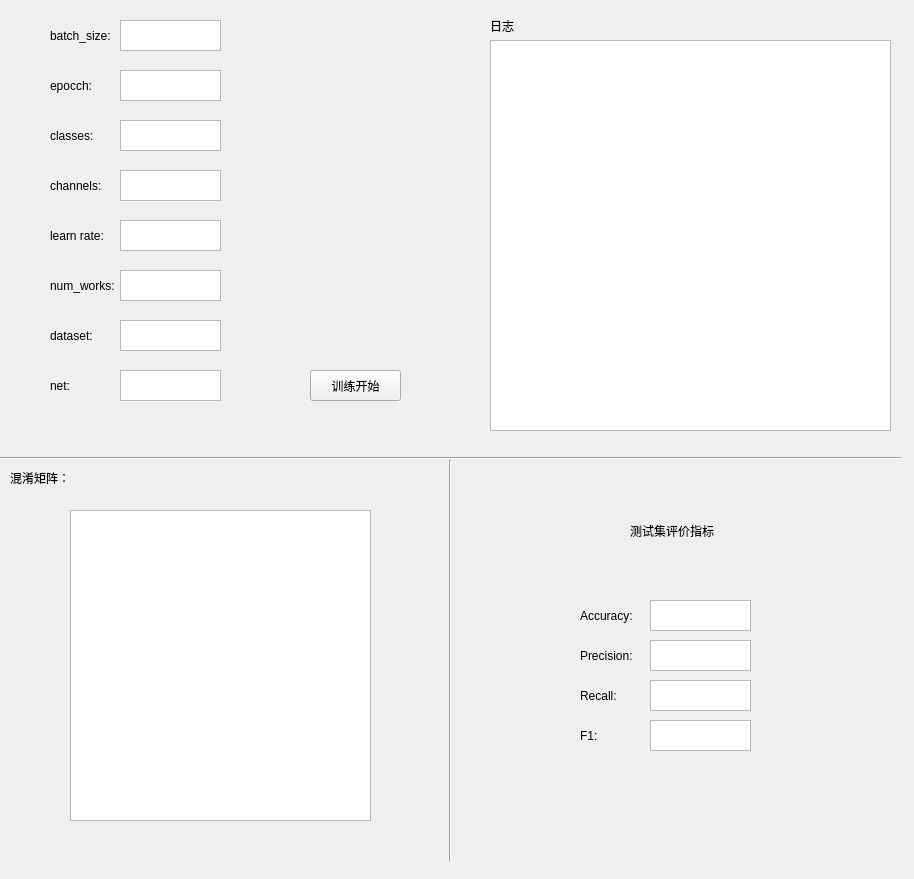
<?xml version="1.0" encoding="UTF-8"?>
<ui version="4.0">
 <class>trainModelfenlei</class>
 <widget class="QWidget" name="trainModelfenlei">
  <property name="geometry">
   <rect>
    <x>0</x>
    <y>0</y>
    <width>914</width>
    <height>879</height>
   </rect>
  </property>
  <property name="windowTitle">
   <string>Form</string>
  </property>
  <widget class="QLabel" name="label">
   <property name="geometry">
    <rect>
     <x>50</x>
     <y>20</y>
     <width>71</width>
     <height>31</height>
    </rect>
   </property>
   <property name="text">
    <string>batch_size:</string>
   </property>
  </widget>
  <widget class="QTextEdit" name="textEdit">
   <property name="geometry">
    <rect>
     <x>120</x>
     <y>20</y>
     <width>101</width>
     <height>31</height>
    </rect>
   </property>
  </widget>
  <widget class="QLabel" name="label_2">
   <property name="geometry">
    <rect>
     <x>50</x>
     <y>70</y>
     <width>71</width>
     <height>31</height>
    </rect>
   </property>
   <property name="text">
    <string>epocch:</string>
   </property>
  </widget>
  <widget class="QTextEdit" name="textEdit_2">
   <property name="geometry">
    <rect>
     <x>120</x>
     <y>70</y>
     <width>101</width>
     <height>31</height>
    </rect>
   </property>
  </widget>
  <widget class="QLabel" name="label_3">
   <property name="geometry">
    <rect>
     <x>50</x>
     <y>120</y>
     <width>71</width>
     <height>31</height>
    </rect>
   </property>
   <property name="text">
    <string>classes:</string>
   </property>
  </widget>
  <widget class="QTextEdit" name="textEdit_3">
   <property name="geometry">
    <rect>
     <x>120</x>
     <y>120</y>
     <width>101</width>
     <height>31</height>
    </rect>
   </property>
  </widget>
  <widget class="QLabel" name="label_4">
   <property name="geometry">
    <rect>
     <x>50</x>
     <y>170</y>
     <width>71</width>
     <height>31</height>
    </rect>
   </property>
   <property name="text">
    <string>channels:</string>
   </property>
  </widget>
  <widget class="QTextEdit" name="textEdit_4">
   <property name="geometry">
    <rect>
     <x>120</x>
     <y>170</y>
     <width>101</width>
     <height>31</height>
    </rect>
   </property>
  </widget>
  <widget class="QLabel" name="label_5">
   <property name="geometry">
    <rect>
     <x>50</x>
     <y>220</y>
     <width>71</width>
     <height>31</height>
    </rect>
   </property>
   <property name="text">
    <string>learn rate:</string>
   </property>
  </widget>
  <widget class="QTextEdit" name="textEdit_5">
   <property name="geometry">
    <rect>
     <x>120</x>
     <y>220</y>
     <width>101</width>
     <height>31</height>
    </rect>
   </property>
  </widget>
  <widget class="QLabel" name="label_6">
   <property name="geometry">
    <rect>
     <x>50</x>
     <y>270</y>
     <width>71</width>
     <height>31</height>
    </rect>
   </property>
   <property name="text">
    <string>num_works:</string>
   </property>
  </widget>
  <widget class="QTextEdit" name="textEdit_6">
   <property name="geometry">
    <rect>
     <x>120</x>
     <y>270</y>
     <width>101</width>
     <height>31</height>
    </rect>
   </property>
  </widget>
  <widget class="QLabel" name="label_7">
   <property name="geometry">
    <rect>
     <x>50</x>
     <y>320</y>
     <width>71</width>
     <height>31</height>
    </rect>
   </property>
   <property name="text">
    <string>dataset:</string>
   </property>
  </widget>
  <widget class="QTextEdit" name="textEdit_7">
   <property name="geometry">
    <rect>
     <x>120</x>
     <y>320</y>
     <width>101</width>
     <height>31</height>
    </rect>
   </property>
  </widget>
  <widget class="QLabel" name="label_8">
   <property name="geometry">
    <rect>
     <x>50</x>
     <y>370</y>
     <width>71</width>
     <height>31</height>
    </rect>
   </property>
   <property name="text">
    <string>net:</string>
   </property>
  </widget>
  <widget class="QTextEdit" name="textEdit_8">
   <property name="geometry">
    <rect>
     <x>120</x>
     <y>370</y>
     <width>101</width>
     <height>31</height>
    </rect>
   </property>
  </widget>
  <widget class="QTextEdit" name="textEdit_10">
   <property name="geometry">
    <rect>
     <x>490</x>
     <y>40</y>
     <width>401</width>
     <height>391</height>
    </rect>
   </property>
  </widget>
  <widget class="Line" name="line">
   <property name="geometry">
    <rect>
     <x>0</x>
     <y>450</y>
     <width>901</width>
     <height>16</height>
    </rect>
   </property>
   <property name="orientation">
    <enum>Qt::Horizontal</enum>
   </property>
  </widget>
  <widget class="Line" name="line_2">
   <property name="geometry">
    <rect>
     <x>440</x>
     <y>460</y>
     <width>20</width>
     <height>401</height>
    </rect>
   </property>
   <property name="orientation">
    <enum>Qt::Vertical</enum>
   </property>
  </widget>
  <widget class="QLabel" name="label_10">
   <property name="geometry">
    <rect>
     <x>580</x>
     <y>640</y>
     <width>71</width>
     <height>31</height>
    </rect>
   </property>
   <property name="text">
    <string>Precision:</string>
   </property>
  </widget>
  <widget class="QTextEdit" name="textEdit_11">
   <property name="geometry">
    <rect>
     <x>650</x>
     <y>640</y>
     <width>101</width>
     <height>31</height>
    </rect>
   </property>
  </widget>
  <widget class="QLabel" name="label_11">
   <property name="geometry">
    <rect>
     <x>580</x>
     <y>600</y>
     <width>71</width>
     <height>31</height>
    </rect>
   </property>
   <property name="text">
    <string>Accuracy:</string>
   </property>
  </widget>
  <widget class="QTextEdit" name="textEdit_12">
   <property name="geometry">
    <rect>
     <x>650</x>
     <y>600</y>
     <width>101</width>
     <height>31</height>
    </rect>
   </property>
  </widget>
  <widget class="QLabel" name="label_12">
   <property name="geometry">
    <rect>
     <x>580</x>
     <y>680</y>
     <width>71</width>
     <height>31</height>
    </rect>
   </property>
   <property name="text">
    <string>Recall:</string>
   </property>
  </widget>
  <widget class="QTextEdit" name="textEdit_13">
   <property name="geometry">
    <rect>
     <x>650</x>
     <y>680</y>
     <width>101</width>
     <height>31</height>
    </rect>
   </property>
  </widget>
  <widget class="QLabel" name="label_13">
   <property name="geometry">
    <rect>
     <x>580</x>
     <y>720</y>
     <width>71</width>
     <height>31</height>
    </rect>
   </property>
   <property name="text">
    <string>F1:</string>
   </property>
  </widget>
  <widget class="QTextEdit" name="textEdit_14">
   <property name="geometry">
    <rect>
     <x>650</x>
     <y>720</y>
     <width>101</width>
     <height>31</height>
    </rect>
   </property>
  </widget>
  <widget class="QLabel" name="label_16">
   <property name="geometry">
    <rect>
     <x>70</x>
     <y>510</y>
     <width>301</width>
     <height>311</height>
    </rect>
   </property>
   <property name="text">
    <string/>
   </property>
  </widget>
  <widget class="QPushButton" name="pushButton">
   <property name="geometry">
    <rect>
     <x>310</x>
     <y>370</y>
     <width>91</width>
     <height>31</height>
    </rect>
   </property>
   <property name="text">
    <string>训练开始</string>
   </property>
  </widget>
  <widget class="QLabel" name="label_27">
   <property name="geometry">
    <rect>
     <x>630</x>
     <y>520</y>
     <width>121</width>
     <height>21</height>
    </rect>
   </property>
   <property name="text">
    <string>测试集评价指标</string>
   </property>
  </widget>
  <widget class="QLabel" name="label_28">
   <property name="geometry">
    <rect>
     <x>490</x>
     <y>20</y>
     <width>54</width>
     <height>12</height>
    </rect>
   </property>
   <property name="text">
    <string>日志</string>
   </property>
  </widget>
  <widget class="QLabel" name="label_29">
   <property name="geometry">
    <rect>
     <x>10</x>
     <y>470</y>
     <width>61</width>
     <height>16</height>
    </rect>
   </property>
   <property name="text">
    <string>混淆矩阵：</string>
   </property>
  </widget>
  <widget class="QTextEdit" name="textEdit_9">
   <property name="geometry">
    <rect>
     <x>70</x>
     <y>510</y>
     <width>301</width>
     <height>311</height>
    </rect>
   </property>
  </widget>
  <zorder>textEdit_9</zorder>
  <zorder>label</zorder>
  <zorder>textEdit</zorder>
  <zorder>label_2</zorder>
  <zorder>textEdit_2</zorder>
  <zorder>label_3</zorder>
  <zorder>textEdit_3</zorder>
  <zorder>label_4</zorder>
  <zorder>textEdit_4</zorder>
  <zorder>label_5</zorder>
  <zorder>textEdit_5</zorder>
  <zorder>label_6</zorder>
  <zorder>textEdit_6</zorder>
  <zorder>label_7</zorder>
  <zorder>textEdit_7</zorder>
  <zorder>label_8</zorder>
  <zorder>textEdit_8</zorder>
  <zorder>textEdit_10</zorder>
  <zorder>line</zorder>
  <zorder>line_2</zorder>
  <zorder>label_10</zorder>
  <zorder>textEdit_11</zorder>
  <zorder>label_11</zorder>
  <zorder>textEdit_12</zorder>
  <zorder>label_12</zorder>
  <zorder>textEdit_13</zorder>
  <zorder>label_13</zorder>
  <zorder>textEdit_14</zorder>
  <zorder>label_16</zorder>
  <zorder>pushButton</zorder>
  <zorder>label_27</zorder>
  <zorder>label_28</zorder>
  <zorder>label_29</zorder>
 </widget>
 <resources/>
 <connections/>
</ui>
